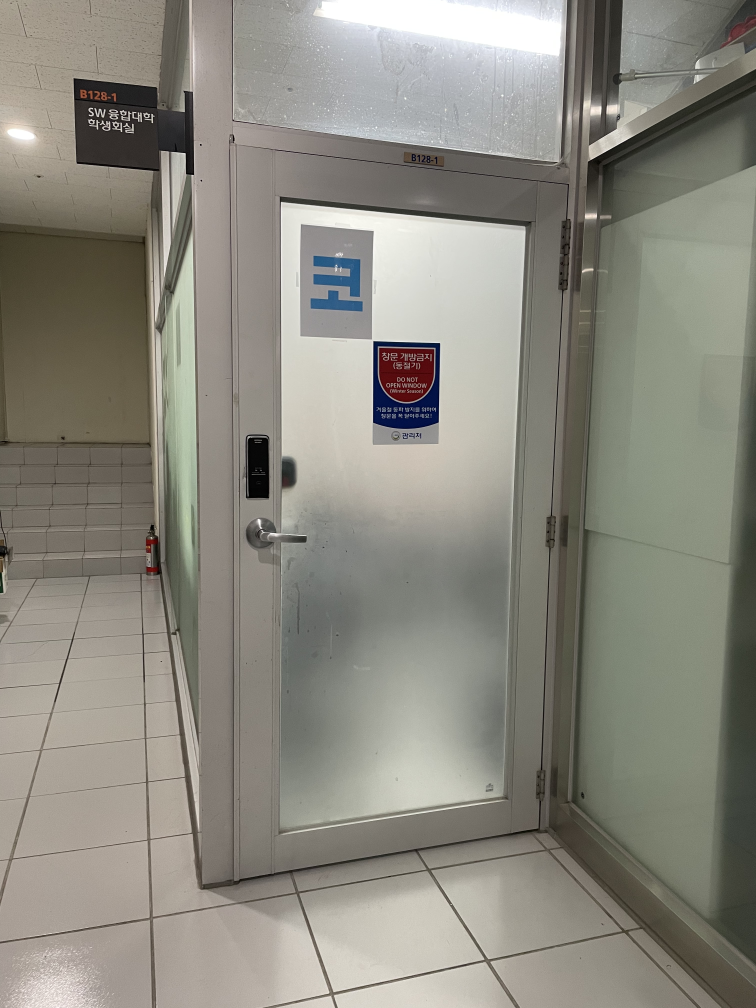
#> input picture object recognition/open_door/closed.jpeg, 3024 x 4032 px (shown at 1/4 size)
$ python door.py
#> lines starting #> are read from the running program, lines starting #| are printed output that depends on the picture; after the words box and inside, x2 and y2 are one past the last pixel; in counts of white or black regions, pixels touching at a corner belong together
import cv2
from numpy import *

test_imgs = ['closed.jpeg']

for imgFile in test_imgs:
    img = cv2.imread(imgFile)
#> img is the input picture: shape (4032, 3024, 3); mean B, G, R 127.9, 137.6, 139.8
    height, width, channels = img.shape
#> height = 4032; width = 3024; channels = 3
    mask = zeros((height+2, width+2), uint8)

    start_pixel = (510, 110)
    diff = (2, 2, 2)

    retval, img, mask, rect = cv2.floodFill(img, mask, start_pixel, (0, 255, 0), diff, diff)
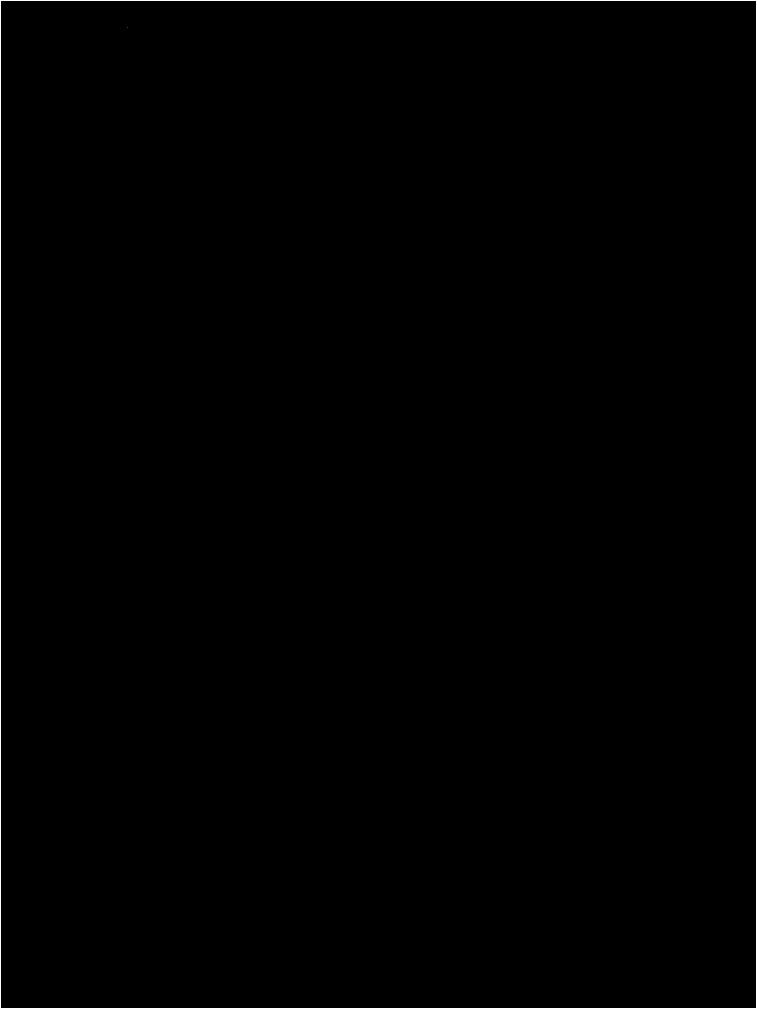
#> mask: shape (4034, 3026) (shown at 1/4 size); values 0 (black) and 1 (white), 0.12% white in thin lines or dots
#> retval = 1; rect = (510, 110, 1, 1)


    #check the size of the floodfilled area, if its large the door is closed:
    if retval > 10000:
        print(imgFile + ": 차고 문이 열렸습니다.")
    else:
        print(imgFile + ": 차고 문이 닫혔습니다.")

    cv2.imwrite(imgFile.replace(".jpg", "") + "_result.jpg", img)

$ run again, with object recognition/open_door/open.jpeg copied over object recognition/open_door/closed.jpeg
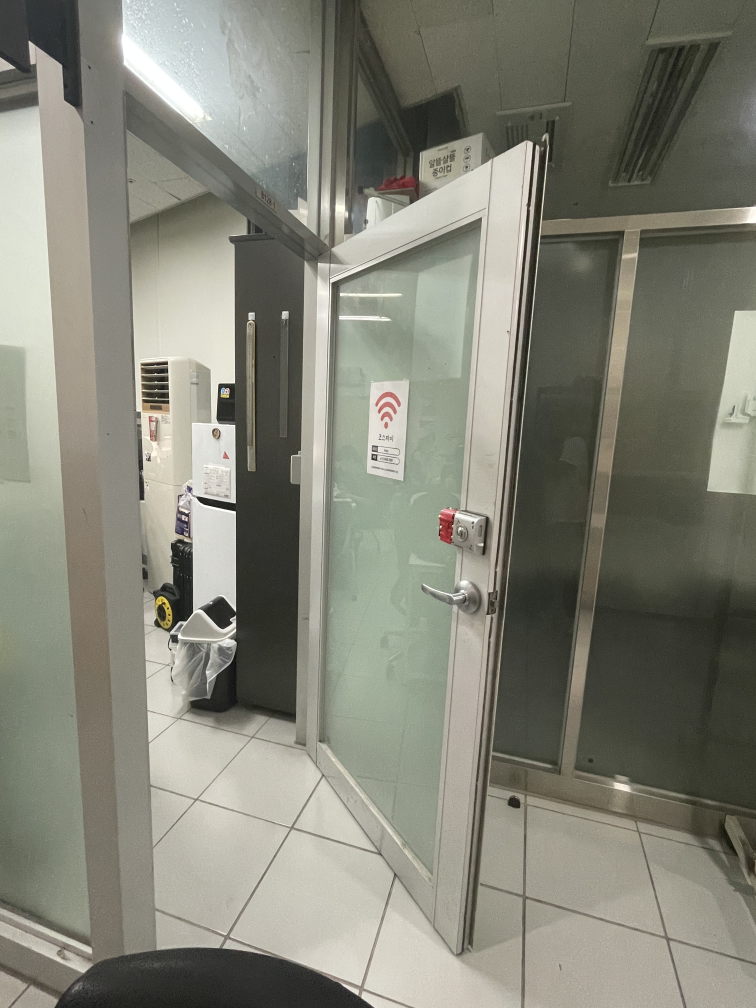
#> input picture object recognition/open_door/open.jpeg, 3024 x 4032 px (shown at 1/4 size)
#> img is the input picture: shape (4032, 3024, 3); mean B, G, R 119.5, 131.8, 131.7
#> `retval, img, mask, rect = cv2.floodFill(img, mask, start_pixel, (0, 25..`:
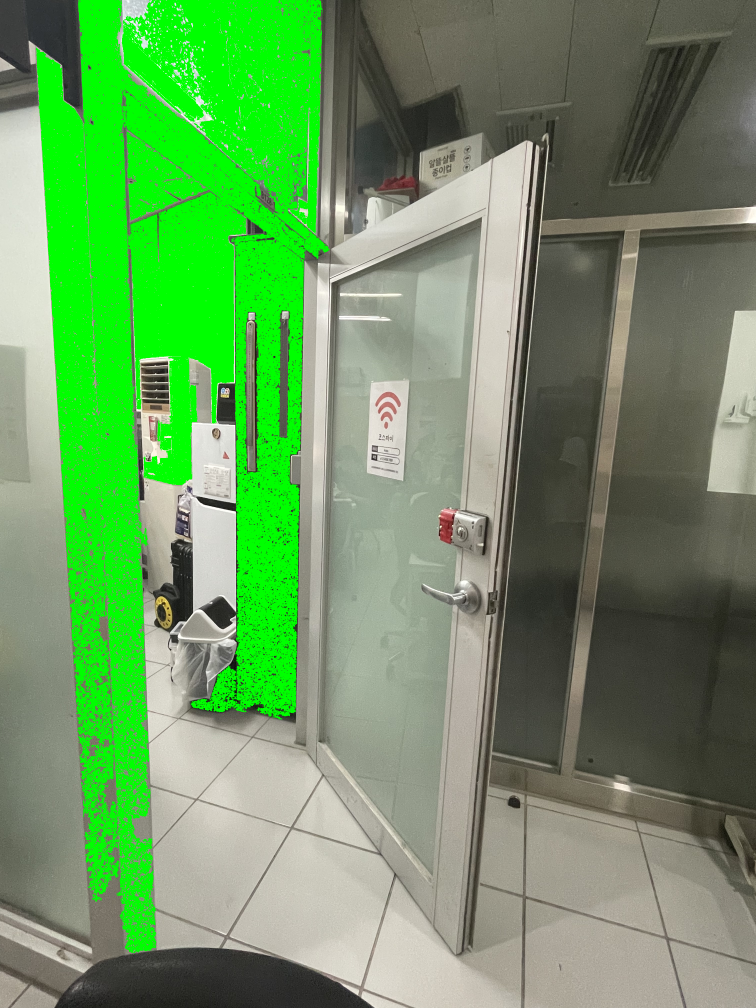
#> img: shape (4032, 3024, 3) (shown at 1/4 size); mean B, G, R 96.4, 153.7, 106.6
#> `retval, img, mask, rect = cv2.floodFill(img, mask, start_pixel, (0, 25..`:
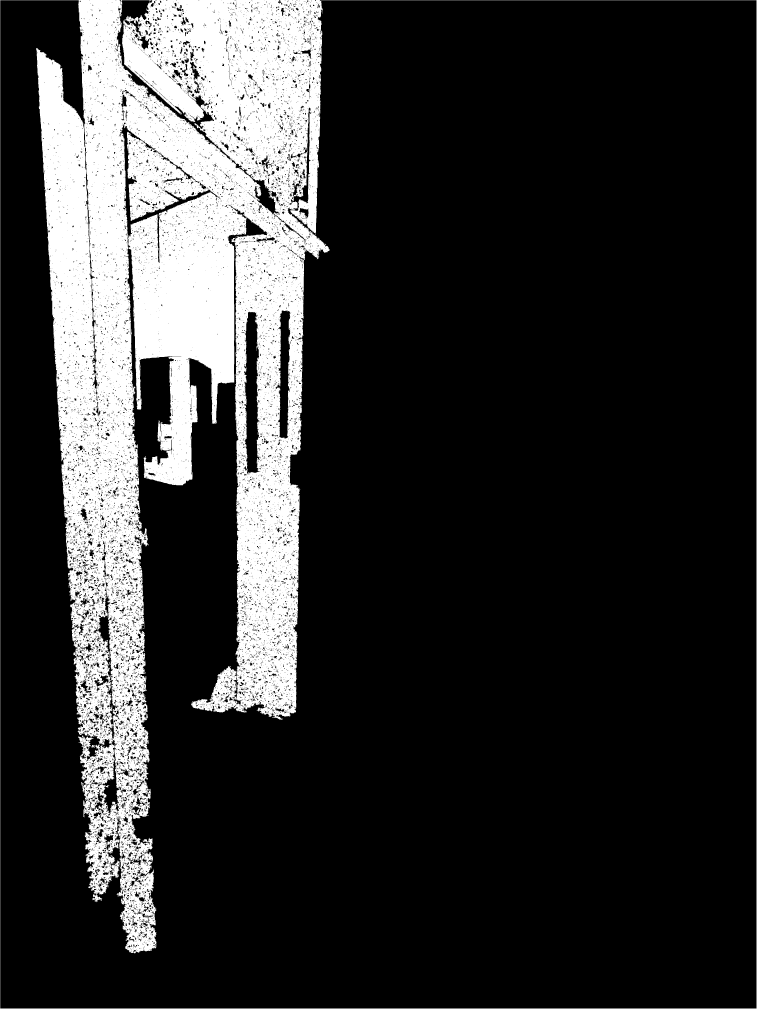
#> mask: shape (4034, 3026) (shown at 1/4 size); values 0 (black) and 1 (white), 18.4% white; 1 white region, box (x1, y1, x2, y2) and area: (0, 0, 3026, 4034) 2250953
#> retval = 2236837; rect = (144, 0, 1175, 3812)
